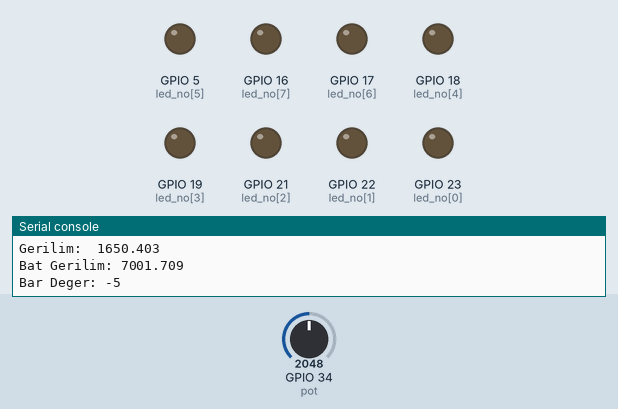
Bench run of a program on a simulated ESP32 board running MicroPython. Parts: output pins drawn as LEDs (lit = HIGH), the last lines printed to the serial console. Inputs (shaded band) come from the test bench; at power-on: GPIO 34 (pot) = 2048 (analog values on the 0–4095 scale).

Above: at 1.2 s.
1.3 s: GPIO 34 (pot) set to 2712
2.8 s: GPIO 34 (pot) set to 2799
At 4.0 s:
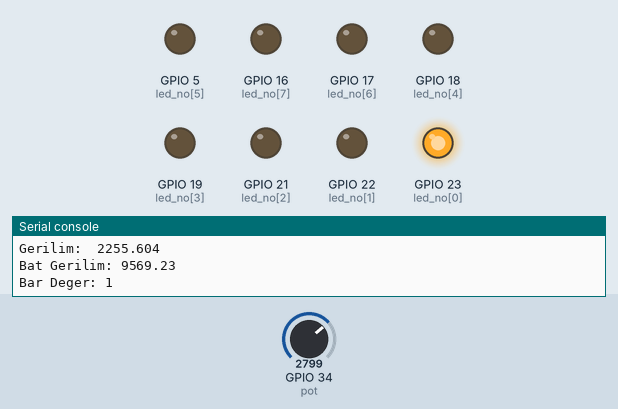
4.3 s: GPIO 34 (pot) set to 2923
At 4.6 s:
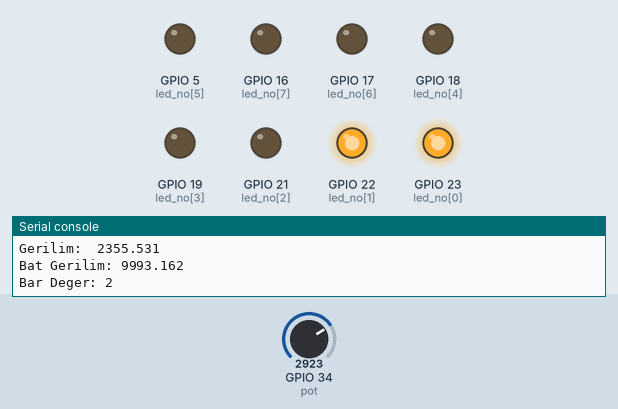
5.8 s: GPIO 34 (pot) set to 3028
At 6.3 s:
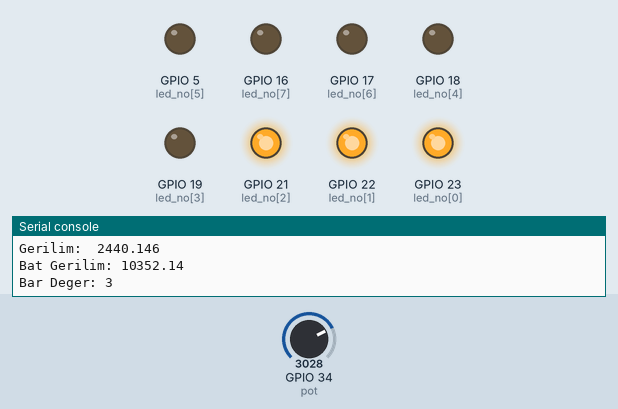
7.3 s: GPIO 34 (pot) set to 3603
At 8.0 s:
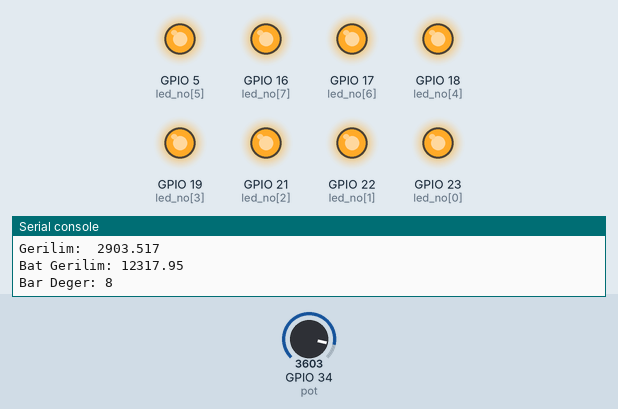
8.8 s: GPIO 34 (pot) set to 2866
At 9.6 s:
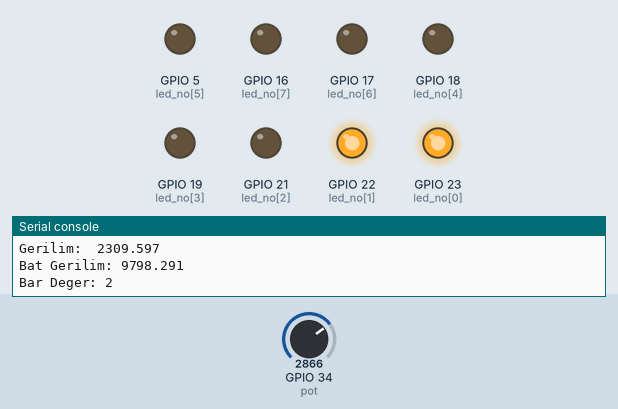
Timing chart, 0 to 11.3 s (numbered marks = the images above; inputs shaded):
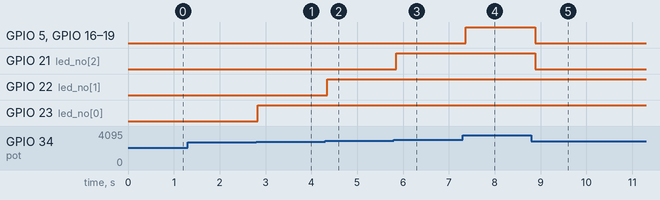

Measured:
- the behaviour switches between 2742 and 2743 on GPIO 34 (pot) (found by bisection; images 0 and 1)
- the behaviour switches between 2851 and 2852 on GPIO 34 (pot) (found by bisection; images 1 and 2)
- the behaviour switches between 2961 and 2962 on GPIO 34 (pot) (found by bisection; images 2 and 3)
- after the input at 2.8 s, GPIO 23 (led_no[0]): LOW → HIGH at once
- after the input at 4.3 s, GPIO 22 (led_no[1]): LOW → HIGH at once
- after the input at 5.8 s, GPIO 21 (led_no[2]): LOW → HIGH after 0.06 s
- after the input at 7.3 s, GPIO 5 (led_no[5]), GPIO 16 (led_no[7]), GPIO 17 (led_no[6]), GPIO 18 (led_no[4]), GPIO 19 (led_no[3]): LOW → HIGH after 0.07 s
- after the input at 8.8 s, GPIO 5 (led_no[5]), GPIO 16 (led_no[7]), GPIO 17 (led_no[6]), GPIO 18 (led_no[4]), GPIO 19 (led_no[3]), GPIO 21 (led_no[2]): HIGH → LOW after 0.09 s

The program:

bolum2_u27_adcBataryaOkuma.py
```python
from machine import *
import time
led_no = [23, 22, 21, 19, 18, 5, 17, 16]
led = [] # boş liste oluştur
for i in led_no:
    led.append(Pin(i, Pin.OUT))

def map(x, in_min, in_max, out_min, out_max):
    return (x - in_min) * (out_max - out_min) / (in_max - in_min) + out_min

pot = ADC(Pin(34))
pot.atten(ADC.ATTN_11DB)

while True:
    pot_value = pot.read()
    gerilim_mV = pot_value * (3300.0 / 4095.0)
    #Ölçülen ham ADC değerini milivolta çevir
    #3300 referans gerilimi (3.3v) 4095 azami değer
    bat_gerilim = map(gerilim_mV, 0, 3300, 0, 14000)
    # Gerilim bölücü direnç 0-14000mV arası değeri 0-3300mv arasına düşürüyor.


    bar_deger = 0
    bar_deger = int(map(int(bat_gerilim), 9000, 12000, 0, 8))
    # Batarya 9V altındaysa boş, 12V ve üstündeyse tam dolu
    #hesaplanan değerleri yazdır
    print("Gerilim: ", gerilim_mV)
    print("Bat Gerilim:", bat_gerilim)
    print("Bar Deger:", bar_deger)

    #karaşimşek devresinde bar olarak göster
    for x in led:
        if bar_deger > 0:  # bar değeri kadar ledleri yak
            x.value(1)
            bar_deger -= 1
        else:
            x.value(0) # geri kalan ledleri sıfırla
    time.sleep_ms(100)
```
